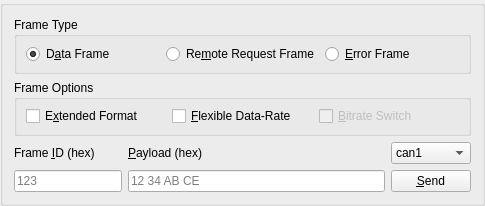
<?xml version="1.0" encoding="UTF-8"?>
<ui version="4.0">
 <class>SendFrameBox</class>
 <widget class="QGroupBox" name="SendFrameBox">
  <property name="geometry">
   <rect>
    <x>0</x>
    <y>0</y>
    <width>485</width>
    <height>206</height>
   </rect>
  </property>
  <property name="windowTitle">
   <string>Dialog</string>
  </property>
  <property name="title">
   <string/>
  </property>
  <layout class="QVBoxLayout" name="verticalLayout_4">
   <property name="sizeConstraint">
    <enum>QLayout::SetMinimumSize</enum>
   </property>
   <item>
    <widget class="QGroupBox" name="frameTypeBox">
     <property name="title">
      <string>Frame Type</string>
     </property>
     <property name="checkable">
      <bool>false</bool>
     </property>
     <layout class="QHBoxLayout" name="horizontalLayout">
      <property name="topMargin">
       <number>0</number>
      </property>
      <property name="bottomMargin">
       <number>0</number>
      </property>
      <item>
       <widget class="QRadioButton" name="dataFrame">
        <property name="toolTip">
         <string>Sends a CAN data frame.</string>
        </property>
        <property name="text">
         <string>D&amp;ata Frame</string>
        </property>
        <property name="checked">
         <bool>true</bool>
        </property>
       </widget>
      </item>
      <item>
       <widget class="QRadioButton" name="remoteFrame">
        <property name="toolTip">
         <string>Sends a CAN remote request frame.</string>
        </property>
        <property name="text">
         <string>Re&amp;mote Request Frame</string>
        </property>
       </widget>
      </item>
      <item>
       <widget class="QRadioButton" name="errorFrame">
        <property name="toolTip">
         <string>Sends an error frame.</string>
        </property>
        <property name="text">
         <string>&amp;Error Frame</string>
        </property>
       </widget>
      </item>
     </layout>
    </widget>
   </item>
   <item>
    <widget class="QGroupBox" name="frameOptionsBox">
     <property name="title">
      <string>Frame Options</string>
     </property>
     <layout class="QHBoxLayout" name="horizontalLayout_2">
      <property name="topMargin">
       <number>0</number>
      </property>
      <property name="bottomMargin">
       <number>0</number>
      </property>
      <item>
       <widget class="QCheckBox" name="extendedFormatBox">
        <property name="toolTip">
         <string>Allows extended frames with 29 bit identifier.</string>
        </property>
        <property name="text">
         <string>E&amp;xtended Format</string>
        </property>
       </widget>
      </item>
      <item>
       <widget class="QCheckBox" name="flexibleDataRateBox">
        <property name="toolTip">
         <string>Allows up to 64 byte payload data.</string>
        </property>
        <property name="text">
         <string>&amp;Flexible Data-Rate</string>
        </property>
       </widget>
      </item>
      <item>
       <widget class="QCheckBox" name="bitrateSwitchBox">
        <property name="enabled">
         <bool>false</bool>
        </property>
        <property name="toolTip">
         <string>Sends payload at higher data rate.</string>
        </property>
        <property name="text">
         <string>&amp;Bitrate Switch</string>
        </property>
       </widget>
      </item>
     </layout>
    </widget>
   </item>
   <item>
    <layout class="QHBoxLayout" name="horizontalLayout_3">
     <property name="sizeConstraint">
      <enum>QLayout::SetMinimumSize</enum>
     </property>
     <item>
      <layout class="QVBoxLayout" name="verticalLayout">
       <item>
        <widget class="QLabel" name="frameIdLabel">
         <property name="text">
          <string>Frame &amp;ID (hex)</string>
         </property>
         <property name="buddy">
          <cstring>frameIdEdit</cstring>
         </property>
        </widget>
       </item>
       <item>
        <widget class="QLineEdit" name="frameIdEdit">
         <property name="sizePolicy">
          <sizepolicy hsizetype="Preferred" vsizetype="Fixed">
           <horstretch>1</horstretch>
           <verstretch>0</verstretch>
          </sizepolicy>
         </property>
         <property name="placeholderText">
          <string>123</string>
         </property>
         <property name="clearButtonEnabled">
          <bool>true</bool>
         </property>
        </widget>
       </item>
      </layout>
     </item>
     <item>
      <layout class="QVBoxLayout" name="verticalLayout_2">
       <item>
        <widget class="QLabel" name="payloadLabel">
         <property name="text">
          <string>&amp;Payload (hex)</string>
         </property>
         <property name="buddy">
          <cstring>payloadEdit</cstring>
         </property>
        </widget>
       </item>
       <item>
        <widget class="QLineEdit" name="payloadEdit">
         <property name="sizePolicy">
          <sizepolicy hsizetype="Expanding" vsizetype="Fixed">
           <horstretch>2</horstretch>
           <verstretch>0</verstretch>
          </sizepolicy>
         </property>
         <property name="placeholderText">
          <string>12 34 AB CE</string>
         </property>
         <property name="clearButtonEnabled">
          <bool>true</bool>
         </property>
        </widget>
       </item>
      </layout>
     </item>
     <item>
      <layout class="QVBoxLayout" name="verticalLayout_3">
       <item>
        <widget class="QComboBox" name="canDeviceBox">
         <item>
          <property name="text">
           <string>can1</string>
          </property>
         </item>
         <item>
          <property name="text">
           <string>can2</string>
          </property>
         </item>
        </widget>
       </item>
       <item>
        <widget class="QPushButton" name="sendButton">
         <property name="text">
          <string>&amp;Send</string>
         </property>
        </widget>
       </item>
      </layout>
     </item>
    </layout>
   </item>
  </layout>
 </widget>
 <resources/>
 <connections/>
</ui>
